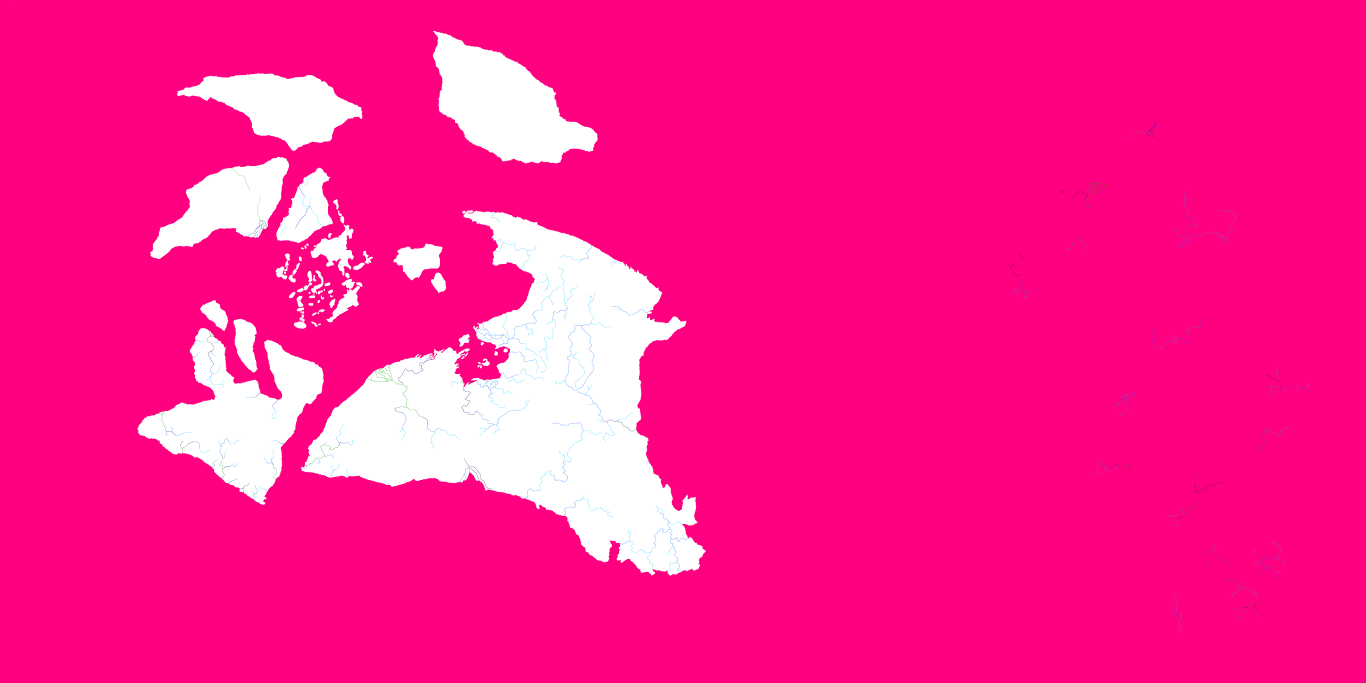
#> input picture map_data/rivers.png, 8192 x 4096 px (shown at 1/6 size)
$ python fix_new_world_river_topology.py
#> lines starting #> are read from the running program, lines starting #| are printed output that depends on the picture; after the words box and inside, x2 and y2 are one past the last pixel; in counts of white or black regions, pixels touching at a corner belong together
#!/usr/bin/env python3
"""Fix New World river topology so the engine accepts it.

The western-shape copy pass produced strokes that are 2px thick in places
(rotation/scaling artifacts). Imperator requires rivers to be 1px wide with no
loops; thick spots create 2x2 pixel blocks and cycles, which surface in
error.log as "Circular river found at X, Y" and crash the game while building
cached adjacency data ("Updating cached data...").

This tool, restricted to the New World bounding box:
1. Thins the river mask to a 1px skeleton (preserving special pixels 0-2:
   source / merge / split).
2. Removes any remaining 2x2 blocks.
3. Breaks every remaining 4-connected cycle via spanning-tree pruning.
4. Verifies the result has zero 2x2 blocks and zero cycles.

Safe to re-run after any river regeneration.
"""

from __future__ import annotations

import argparse
from pathlib import Path

import numpy as np
from PIL import Image
from scipy import ndimage

Image.MAX_IMAGE_PIXELS = None

ROOT = Path(__file__).resolve().parents[1]
RIVERS = ROOT / "map_data" / "rivers.png"

X0, X1, Y0, Y1 = 5840, 8134, 368, 3866
LAND = 254
SPECIAL = (0, 1, 2)  # source, merge, split markers


def count_topology(mask: np.ndarray) -> tuple[int, int, int, int, int]:
    v = int(mask.sum())
    e = int((mask[:, 1:] & mask[:, :-1]).sum()) + int((mask[1:] & mask[:-1]).sum())
    _, c = ndimage.label(mask, structure=[[0, 1, 0], [1, 1, 1], [0, 1, 0]])
    blocks = int((mask[1:, 1:] & mask[1:, :-1] & mask[:-1, 1:] & mask[:-1, :-1]).sum())
    return v, e, c, e - v + c, blocks


def main() -> int:
    parser = argparse.ArgumentParser(description=__doc__)
    parser.add_argument("--apply", action="store_true", help="Write changes. Omit for a dry run.")
    args = parser.parse_args()

    from skimage.morphology import thin

    img = Image.open(RIVERS)
#> img is the input picture: PIL image 8192x4096 P; mean R, G, B 254.7, 31.2, 143.6
    if img.mode != "P":
        raise SystemExit(f"rivers.png is {img.mode}, expected P (palette)")
    arr = np.array(img)
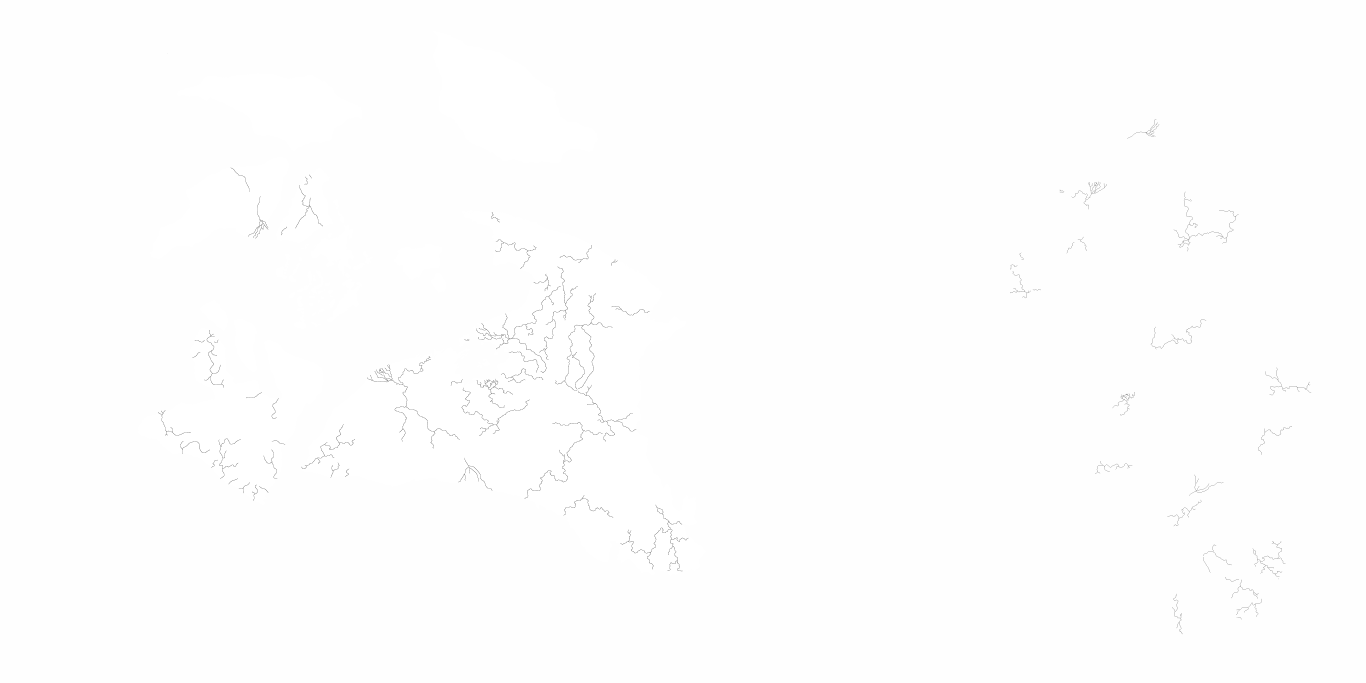
#> arr: shape (4096, 8192) (shown at 1/6 size); min 0, max 255, mean 253.8
    sub = arr[Y0:Y1, X0:X1].copy()
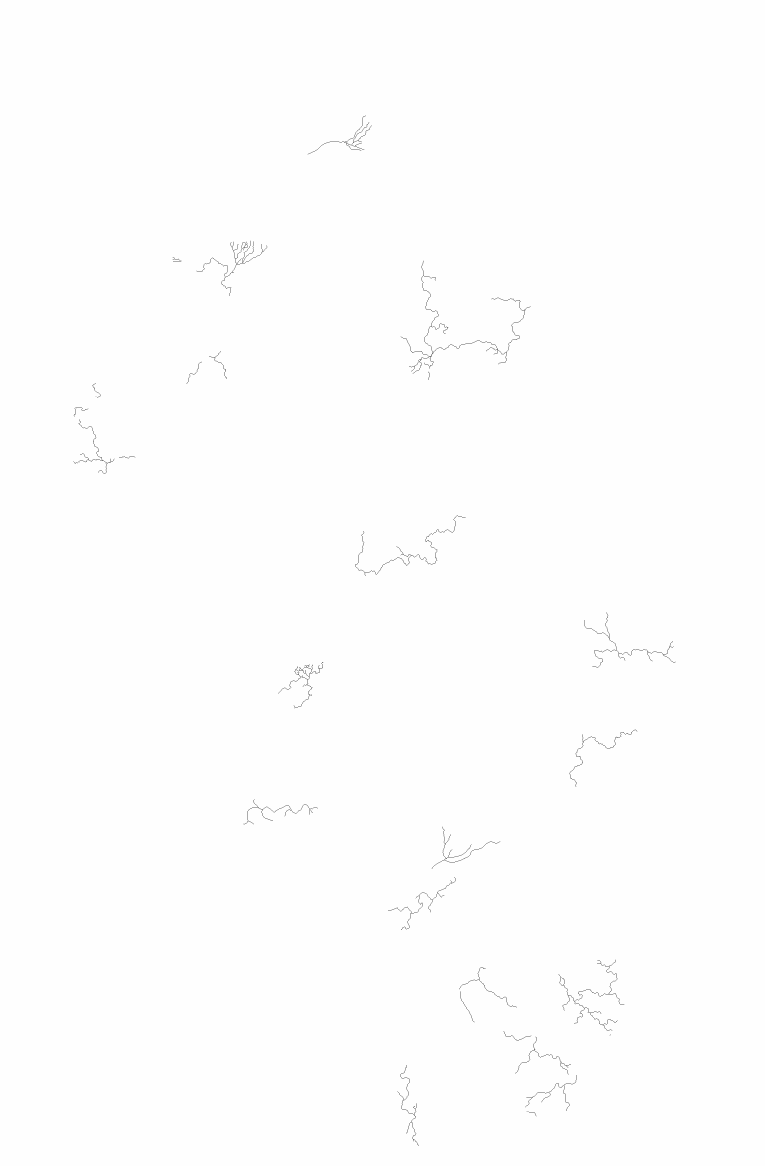
#> sub: shape (3498, 2294) (shown at 1/3 size); min 0, max 254, mean 253.7
    mask = sub < 16
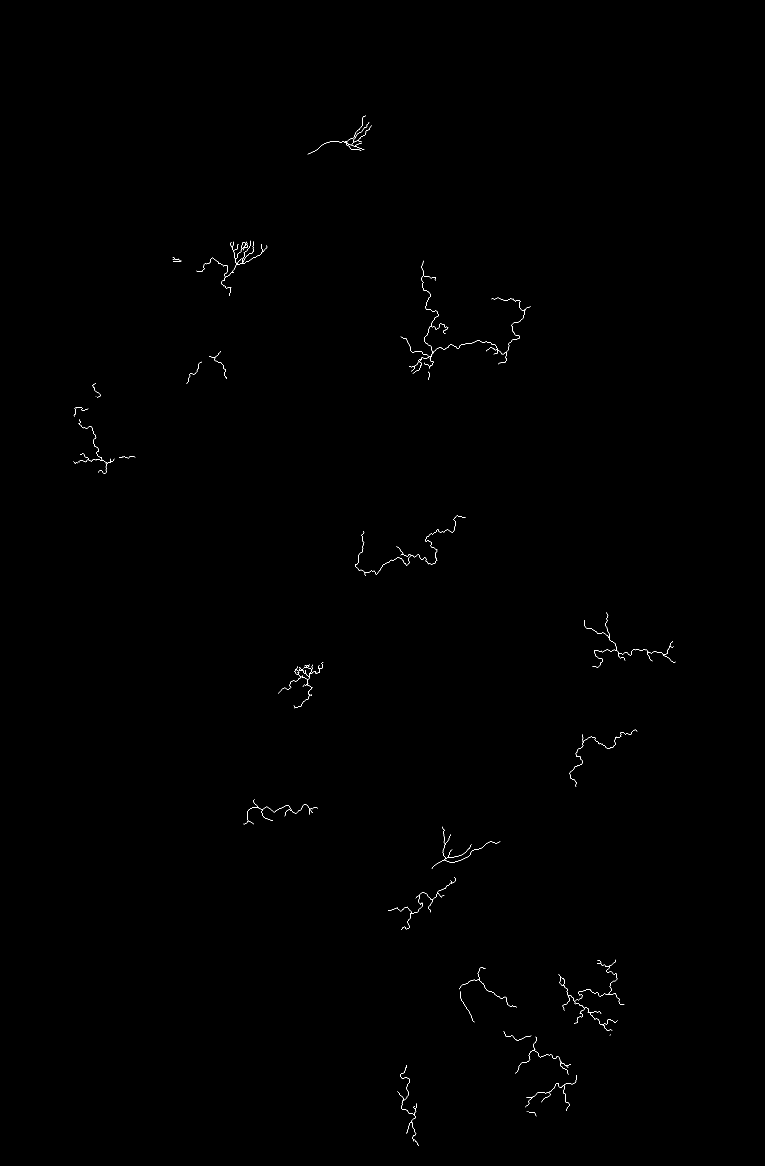
#> mask: shape (3498, 2294) bool (shown at 1/3 size); 0.13% white in thin lines or dots, all inside (x1, y1, x2, y2) = (220, 347, 2027, 3437)
    special = np.isin(sub, SPECIAL)
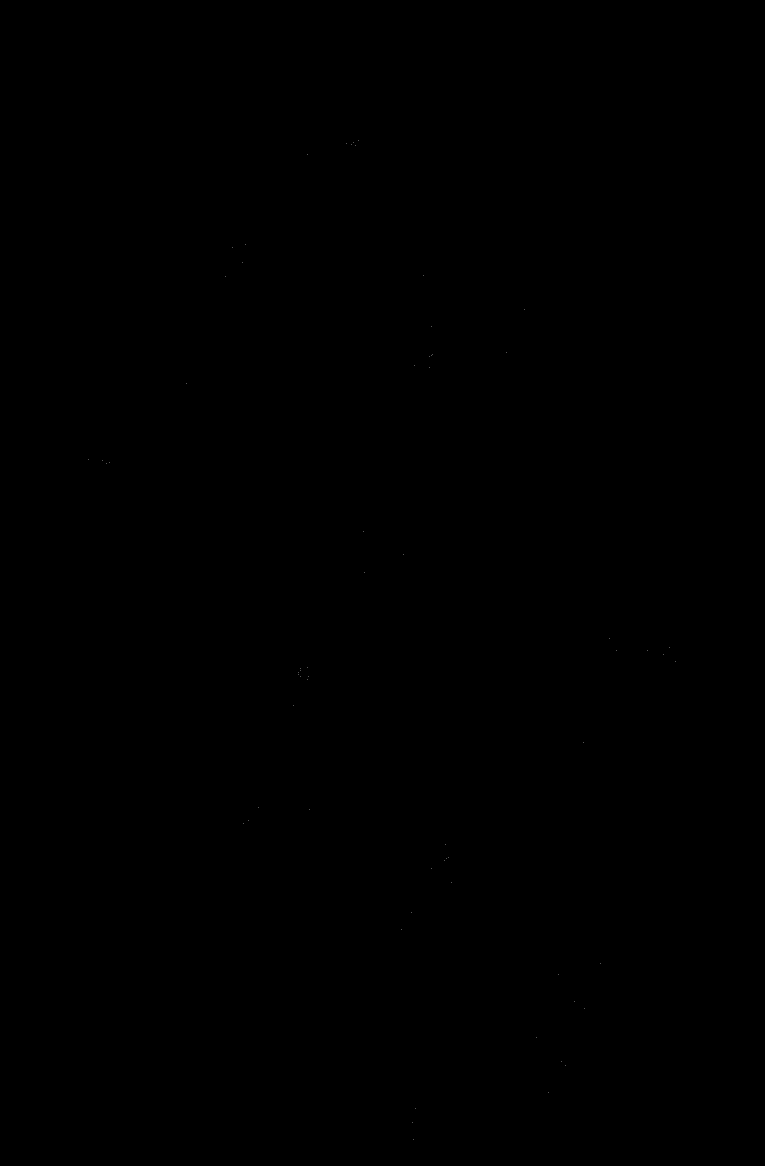
#> special: shape (3498, 2294) bool (shown at 1/3 size); 0% white in thin lines or dots, all inside (x1, y1, x2, y2) = (265, 422, 2027, 3418)

    v0 = count_topology(mask)
#> in count_topology, `v = int(mask.sum())`: v = 10080
#> in count_topology, `e = int((mask[:, 1:] & mask[:, :-1]).sum()) + int((mask[1:] & mask[:-1..`: e = 5306
#> in count_topology, `_, c = ndimage.label(mask, structure=[[0, 1, 0], [1, 1, 1], [0, 1, 0]])`: c = 4774
#> in count_topology, `blocks = int((mask[1:, 1:] & mask[1:, :-1] & mask[:-1, 1:] & mask[:-1,..`: blocks = 0
#> v0 = (10080, 5306, 4774, 0, 0)
    print(f"before: pixels={v0[0]} cycles={v0[3]} 2x2blocks={v0[4]}")
#| before: pixels=10080 cycles=0 2x2blocks=0

    # 1. Thin to skeleton, keeping special pixels pinned.
    skel = thin(mask)
    skel |= special

    # 2. Remove remaining 2x2 blocks: drop one non-special corner per block.
    def kill_blocks(m: np.ndarray) -> int:
        removed = 0
        blocks = m[1:, 1:] & m[1:, :-1] & m[:-1, 1:] & m[:-1, :-1]
#> blocks: shape (3497, 2293) bool; every value is 0
        for y, x in zip(*np.nonzero(blocks)):
            for dy, dx in ((1, 1), (1, 0), (0, 1), (0, 0)):
                yy, xx = y + dy, x + dx
                if m[yy, xx] and not special[yy, xx]:
                    m[yy, xx] = False
                    removed += 1
                    break
#> this loop made 0 passes
#> after the loop, removed = 0
        return removed

    removed_blocks = kill_blocks(skel)
#> removed_blocks = 0

    # 3. Break remaining 4-connected cycles: BFS spanning tree per component;
    # for each extra edge, delete a non-special endpoint.
    coords = {tuple(p): i for i, p in enumerate(np.argwhere(skel))}
#> coords = 10079 items
    parent = list(range(len(coords)))
#> parent = 10079 values from 0 to 10078

    def find(a: int) -> int:
        while parent[a] != a:
            parent[a] = parent[parent[a]]
            a = parent[a]
        return a

    removed_cycle = 0
    pts = list(coords)
#> pts = 10079 pairs, first value 347 to 3436, second value 220 to 2026
    for (y, x) in pts:
        if not skel[y, x]:
            continue
        for dy, dx in ((0, 1), (1, 0)):
            yy, xx = y + dy, x + dx
            if (yy, xx) in coords and skel[yy, xx]:
                a, b = find(coords[(y, x)]), find(coords[(yy, xx)])
                if a == b:
                    # cycle edge: remove one endpoint
                    if not special[y, x]:
                        skel[y, x] = False
                    elif not special[yy, xx]:
                        skel[yy, xx] = False
                    removed_cycle += 1
                else:
                    parent[a] = b
#> this loop made 10079 passes
#> (y, x) on passes 1 to 3: (347, 1096), (347, 1097), (348, 1093)
#> after the loop, parent = 10079 values, max 10078 at index 10077, min 1 at index 0, mean 5040.7; removed_cycle = 0

    # rebuild union-find after removals is overkill; verify instead and loop.
    for _ in range(4):
        v = count_topology(skel)
        if v[3] == 0 and v[4] == 0:
            break
        kill_blocks(skel)
        # brute-force: cut one edge of each remaining cycle
        lab, n = ndimage.label(skel, structure=[[0, 1, 0], [1, 1, 1], [0, 1, 0]])
        # recompute with fresh union-find
        coords = {tuple(p): i for i, p in enumerate(np.argwhere(skel))}
        parent = list(range(len(coords)))
        for (y, x) in list(coords):
            if not skel[y, x]:
                continue
            for dy, dx in ((0, 1), (1, 0)):
                yy, xx = y + dy, x + dx
                if (yy, xx) in coords and skel[yy, xx]:
                    a, b = find(coords[(y, x)]), find(coords[(yy, xx)])
                    if a == b:
                        target = (y, x) if not special[y, x] else (yy, xx)
                        skel[target] = False
                        removed_cycle += 1
                    else:
                        parent[a] = b
#> this loop made 1 pass
#> (v, e in count_topology, c in count_topology) on pass 1: ((10079, 5304, 4775, 0, 0), 5304, 4775)
#> after the loop, removed_cycle = 0

    v1 = count_topology(skel)
#> v1 = (10079, 5304, 4775, 0, 0)
    print(f"after: pixels={v1[0]} cycles={v1[3]} 2x2blocks={v1[4]} "
          f"(thinned {v0[0]-v1[0]}, block-fixes {removed_blocks}, cycle-cuts {removed_cycle})")
#| after: pixels=10079 cycles=0 2x2blocks=0 (thinned 1, block-fixes 0, cycle-cuts 0)
    if v1[3] != 0 or v1[4] != 0:
        raise SystemExit("could not fully clean river topology; not writing")

    new_sub = np.where(skel, np.where(mask, sub, 3), LAND).astype(np.uint8)
    # special pixels keep their original values
    new_sub[special] = sub[special]
    changed = int((new_sub != sub).sum())
#> changed = 1
    print(f"changed pixels: {changed}")
#| changed pixels: 1

    if args.apply:
        out = arr.copy()
        out[Y0:Y1, X0:X1] = new_sub
        res = Image.fromarray(out, mode="P")
        res.putpalette(img.getpalette())
        res.save(RIVERS)
        print("rivers.png written")
    else:
        print("Dry run only. Re-run with --apply to write changes.")
    return 0


if __name__ == "__main__":
    raise SystemExit(main())
#> (the program exits here)
